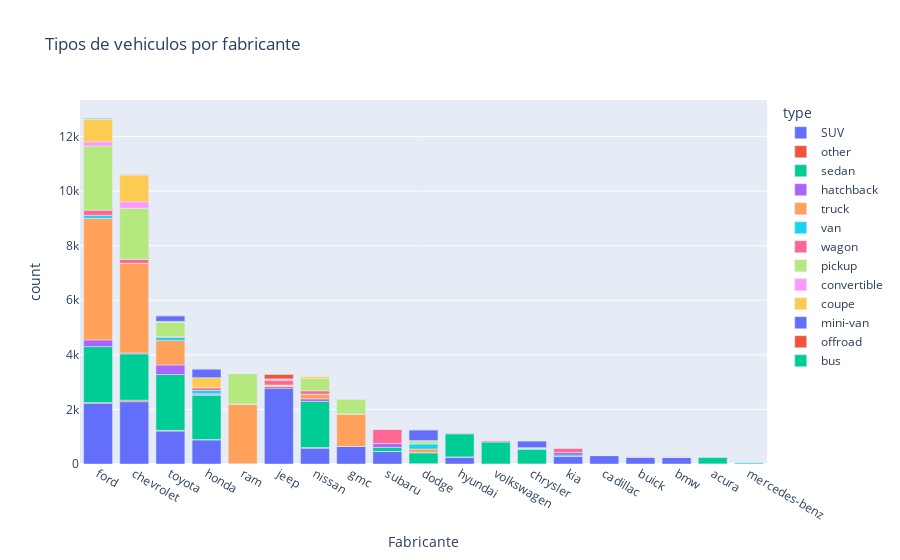

The notebook cell saved with this chart:
### Code cell
group_type_veh = vehicles_df.groupby(["manufacturer","type"])["type"].count().reset_index(name = "count")
# Grafica 2
tipos_de_vehiculos = px.bar(group_type_veh, 
             x = "manufacturer",
             y = "count",
             color = "type", 
             title = "Tipos de vehiculos por fabricante", 
             labels = {"manufacturer":"Fabricante"}, 
             category_orders={"manufacturer": vehicles_df["manufacturer"].value_counts().index}
            )
tipos_de_vehiculos.show()

### Figure 1 — Plotly figure (JSON) as saved in the notebook; plotly's stock layout.template omitted (floating-point values rounded to 4 significant figures)
{"data": [{"alignmentgroup": "True", "hovertemplate": "type=SUV<br>Fabricante=%{x}<br>count=%{y}<extra></extra>", "legendgroup": "SUV", "marker": {"color": "#636efa", "pattern": {"shape": ""}}, "name": "SUV", "offsetgroup": "SUV", "orientation": "v", "showlegend": true, "textposition": "auto", "type": "bar", "x": ["acura", "bmw", "buick", "cadillac", "chevrolet", "chrysler", "dodge", "ford", "gmc", "honda", "hyundai", "jeep", "kia", "nissan", "ram", "subaru", "toyota"], "xaxis": "x", "y": [3, 248, 259, 308, 2285, 1, 7, 2222, 642, 883, 247, 2780, 273, 580, 3, 456, 1208], "yaxis": "y"}, {"alignmentgroup": "True", "hovertemplate": "type=other<br>Fabricante=%{x}<br>count=%{y}<extra></extra>", "legendgroup": "other", "marker": {"color": "#EF553B", "pattern": {"shape": ""}}, "name": "other", "offsetgroup": "other", "orientation": "v", "showlegend": true, "textposition": "auto", "type": "bar", "x": ["acura", "chevrolet", "chrysler", "dodge", "ford", "gmc", "honda", "hyundai", "jeep", "kia", "nissan", "ram", "subaru", "toyota", "volkswagen"], "xaxis": "x", "y": [2, 52, 3, 5, 33, 1, 15, 12, 71, 2, 22, 8, 2, 26, 2], "yaxis": "y"}, {"alignmentgroup": "True", "hovertemplate": "type=sedan<br>Fabricante=%{x}<br>count=%{y}<extra></extra>", "legendgroup": "sedan", "marker": {"color": "#00cc96", "pattern": {"shape": ""}}, "name": "sedan", "offsetgroup": "sedan", "orientation": "v", "showlegend": true, "textposition": "auto", "type": "bar", "x": ["acura", "bmw", "buick", "cadillac", "chevrolet", "chrysler", "dodge", "ford", "honda", "hyundai", "jeep", "kia", "nissan", "ram", "subaru", "toyota", "volkswagen"], "xaxis": "x", "y": [231, 5, 1, 2, 1700, 541, 402, 2047, 1624, 848, 4, 54, 1691, 1, 149, 2045, 809], "yaxis": "y"}, {"alignmentgroup": "True", "hovertemplate": "type=hatchback<br>Fabricante=%{x}<br>count=%{y}<extra></extra>", "legendgroup": "hatchback", "marker": {"color": "#ab63fa", "pattern": {"shape": ""}}, "name": "hatchback", "offsetgroup": "hatchback", "orientation": "v", "showlegend": true, "textposition": "auto", "type": "bar", "x": ["bmw", "chevrolet", "chrysler", "dodge", "ford", "honda", "hyundai", "jeep", "kia", "nissan", "subaru", "toyota", "volkswagen"], "xaxis": "x", "y": [1, 34, 1, 1, 246, 43, 29, 3, 95, 94, 146, 350, 4], "yaxis": "y"}, {"alignmentgroup": "True", "hovertemplate": "type=truck<br>Fabricante=%{x}<br>count=%{y}<extra></extra>", "legendgroup": "truck", "marker": {"color": "#FFA15A", "pattern": {"shape": ""}}, "name": "truck", "offsetgroup": "truck", "orientation": "v", "showlegend": true, "textposition": "auto", "type": "bar", "x": ["bmw", "buick", "cadillac", "chevrolet", "dodge", "ford", "gmc", "honda", "hyundai", "jeep", "nissan", "ram", "toyota"], "xaxis": "x", "y": [3, 2, 3, 3277, 135, 4452, 1188, 7, 1, 34, 174, 2181, 896], "yaxis": "y"}, {"alignmentgroup": "True", "hovertemplate": "type=van<br>Fabricante=%{x}<br>count=%{y}<extra></extra>", "legendgroup": "van", "marker": {"color": "#19d3f3", "pattern": {"shape": ""}}, "name": "van", "offsetgroup": "van", "orientation": "v", "showlegend": true, "textposition": "auto", "type": "bar", "x": ["bmw", "buick", "chevrolet", "chrysler", "dodge", "ford", "gmc", "honda", "jeep", "mercedes-benz", "nissan", "ram", "toyota"], "xaxis": "x", "y": [1, 1, 5, 37, 190, 111, 1, 125, 2, 41, 1, 8, 110], "yaxis": "y"}, {"alignmentgroup": "True", "hovertemplate": "type=wagon<br>Fabricante=%{x}<br>count=%{y}<extra></extra>", "legendgroup": "wagon", "marker": {"color": "#FF6692", "pattern": {"shape": ""}}, "name": "wagon", "offsetgroup": "wagon", "orientation": "v", "showlegend": true, "textposition": "auto", "type": "bar", "x": ["bmw", "buick", "chevrolet", "chrysler", "dodge", "ford", "gmc", "honda", "hyundai", "jeep", "kia", "nissan", "ram", "subaru", "toyota", "volkswagen"], "xaxis": "x", "y": [9, 8, 144, 1, 4, 191, 6, 100, 23, 182, 158, 120, 2, 517, 32, 44], "yaxis": "y"}, {"alignmentgroup": "True", "hovertemplate": "type=pickup<br>Fabricante=%{x}<br>count=%{y}<extra></extra>", "legendgroup": "pickup", "marker": {"color": "#B6E880", "pattern": {"shape": ""}}, "name": "pickup", "offsetgroup": "pickup", "orientation": "v", "showlegend": true, "textposition": "auto", "type": "bar", "x": ["cadillac", "chevrolet", "dodge", "ford", "gmc", "jeep", "kia", "nissan", "ram", "toyota"], "xaxis": "x", "y": [9, 1877, 104, 2356, 534, 1, 1, 458, 1112, 536], "yaxis": "y"}, {"alignmentgroup": "True", "hovertemplate": "type=convertible<br>Fabricante=%{x}<br>count=%{y}<extra></extra>", "legendgroup": "convertible", "marker": {"color": "#FF97FF", "pattern": {"shape": ""}}, "name": "convertible", "offsetgroup": "convertible", "orientation": "v", "showlegend": true, "textposition": "auto", "type": "bar", "x": ["chevrolet", "chrysler", "ford", "honda", "jeep", "toyota"], "xaxis": "x", "y": [236, 12, 153, 1, 42, 2], "yaxis": "y"}, {"alignmentgroup": "True", "hovertemplate": "type=coupe<br>Fabricante=%{x}<br>count=%{y}<extra></extra>", "legendgroup": "coupe", "marker": {"color": "#FECB52", "pattern": {"shape": ""}}, "name": "coupe", "offsetgroup": "coupe", "orientation": "v", "showlegend": true, "textposition": "auto", "type": "bar", "x": ["chevrolet", "chrysler", "dodge", "ford", "honda", "hyundai", "nissan", "subaru", "toyota", "volkswagen"], "xaxis": "x", "y": [985, 4, 9, 828, 365, 11, 67, 2, 22, 10], "yaxis": "y"}, {"alignmentgroup": "True", "hovertemplate": "type=mini-van<br>Fabricante=%{x}<br>count=%{y}<extra></extra>", "legendgroup": "mini-van", "marker": {"color": "#636efa", "pattern": {"shape": ""}}, "name": "mini-van", "offsetgroup": "mini-van", "orientation": "v", "showlegend": true, "textposition": "auto", "type": "bar", "x": ["chevrolet", "chrysler", "dodge", "ford", "honda", "hyundai", "kia", "toyota"], "xaxis": "x", "y": [2, 238, 396, 1, 320, 1, 2, 201], "yaxis": "y"}, {"alignmentgroup": "True", "hovertemplate": "type=offroad<br>Fabricante=%{x}<br>count=%{y}<extra></extra>", "legendgroup": "offroad", "marker": {"color": "#EF553B", "pattern": {"shape": ""}}, "name": "offroad", "offsetgroup": "offroad", "orientation": "v", "showlegend": true, "textposition": "auto", "type": "bar", "x": ["chevrolet", "dodge", "ford", "gmc", "honda", "jeep", "nissan", "ram", "toyota"], "xaxis": "x", "y": [14, 2, 9, 6, 2, 162, 1, 1, 17], "yaxis": "y"}, {"alignmentgroup": "True", "hovertemplate": "type=bus<br>Fabricante=%{x}<br>count=%{y}<extra></extra>", "legendgroup": "bus", "marker": {"color": "#00cc96", "pattern": {"shape": ""}}, "name": "bus", "offsetgroup": "bus", "orientation": "v", "showlegend": true, "textposition": "auto", "type": "bar", "x": ["ford", "hyundai"], "xaxis": "x", "y": [23, 1], "yaxis": "y"}], "layout": {"autosize": true, "barmode": "relative", "legend": {"title": {"text": "type"}, "tracegroupgap": 0}, "title": {"text": "Tipos de vehiculos por fabricante"}, "xaxis": {"anchor": "y", "autorange": true, "categoryarray": ["ford", "chevrolet", "toyota", "honda", "ram", "jeep", "nissan", "gmc", "subaru", "dodge", "hyundai", "volkswagen", "chrysler", "kia", "cadillac", "buick", "bmw", "acura", "mercedes-benz"], "categoryorder": "array", "domain": [0, 1], "range": [-0.5, 18.5], "title": {"text": "Fabricante"}, "type": "category"}, "yaxis": {"anchor": "x", "autorange": true, "domain": [0, 1], "range": [0, 13340.0], "title": {"text": "count"}, "type": "linear"}}}
